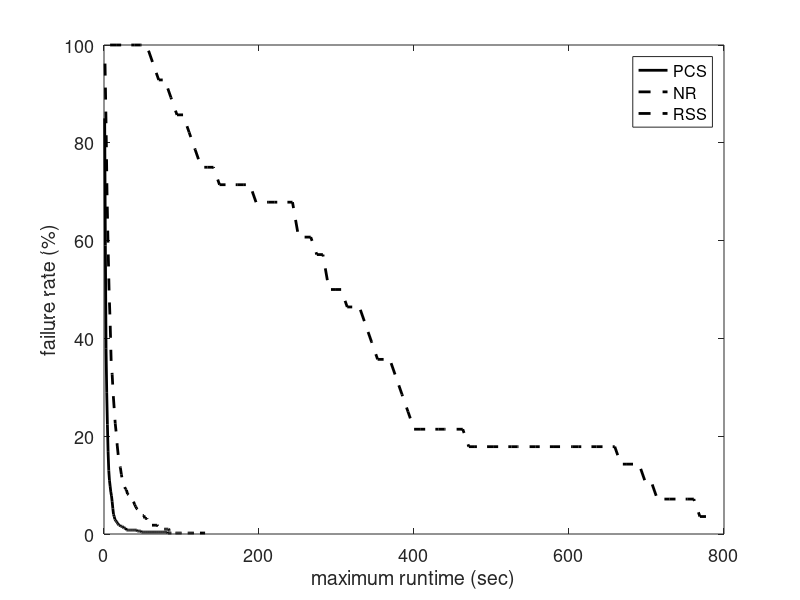

Reproduce this figure in MATLAB.

clear all
clc

d = 0.2;
%%
planners = {'BiRRT','RRT','SBL'};
plannerType = planners{1};
switch plannerType
    case 'BiRRT'
        D{1} = load('Benchmark_BiRRT_PCS.txt'); 
        D{2} = load('Benchmark_BiRRT_GD.txt');
        D{3} = load('Benchmark_BiRRT_SG.txt');
        D{1} = [0.2*ones(size(D{1},1),1) D{1}];
        D{2} = [0.2*ones(size(D{2},1),1) D{2}];
        D{3} = [0.2*ones(size(D{3},1),1) D{3}];
        D{1} = D{1}(D{1}(:,2)==1,:); 
        D{2} = D{2}(D{2}(:,2)==1,:); 
        D{3} = D{3}(D{3}(:,2)==1,:); 
    case 'RRT'
        D{1} = load('Benchmark_RRT_PCS.txt'); 
        D{2} = load('Benchmark_RRT_GD.txt');
        D{2} = load('Benchmark_RRT_SG.txt');
        D{1} = [0.2*ones(size(D{1},1),1) D{1}];
        D{2} = [0.2*ones(size(D{2},1),1) D{2}];
        D{2} = [0.2*ones(size(D{2},1),1) D{3}];
        D{1} = D{1}(D{1}(:,2)==1,:); 
        D{2} = D{2}(D{2}(:,2)==1,:); 
        D{3} = D{3}(D{3}(:,2)==1,:); 
    case 'SBL'
        D{1} = load('Benchmark_SBL_PCS.txt'); 
        D{2} = load('Benchmark_SBL_GD.txt');
        D{3} = load('Benchmark_SBL_SG.txt');
        D{1} = [0.2*ones(size(D{1},1),1) D{1}];
        D{2} = [0.2*ones(size(D{2},1),1) D{2}];
        D{3} = [0.2*ones(size(D{3},1),1) D{3}];
        D{1} = D{1}(D{1}(:,2)==1,:); 
        D{2} = D{2}(D{2}(:,2)==1,:); 
        D{3} = D{3}(D{3}(:,2)==1,:); 
end

%%
disp(['Results for ' plannerType ':']);

%%

for k = 1:size(D,2)
    
    suc = D{k}(:,2)==1;
    F(:,k) = mean(D{k});
    
    tmin(k) = F(4,k);
end

% clc
disp('-----------------------------------');
fprintf('         \t\tPCS\tNR\tRSS\n');
fprintf('Queries: \t\t%d\t%d\t%d\n', size(D{1},1), size(D{2},1), size(D{3},1));
fprintf('d =      \t\t%.1f\t%.1f\t%.1f\n', F(1,1), F(1,2), F(1,3));
fprintf('Avg. time (for d): \t%.2f\t%.2f\t%.2f \t(sec)\n', F(4,1), F(4,2), F(4,3));
fprintf('Min. time (for d): \t%.2f\t%.2f\t%.2f \t(sec)\n', min(D{1}(:,4)), min(D{2}(:,4)), min(D{3}(:,4)));
fprintf('Nodes in path:     \t%.1f\t%.1f\t%.1f\n', F(10,1), F(10,2), F(10,3));
fprintf('Nodes in trees:    \t%.1f\t%.1f\t%.1f\n', F(11,1), F(11,2), F(11,3));
disp('------------ Sampling -------------');
fprintf('Sampling time:    \t%.2f\t%.2f\t%.2f \t(sec)\n', F(15,1), F(15,2), F(15,3));
fprintf('Sampling count: \t%.1f\t%.1f\t%.1f \t(%%)\n', F(16,1)+F(17,1), F(16,2)+F(17,2), F(16,3)+F(17,3));
fprintf('Sampling success: \t%.2f\t%.2f\t%.2f \t(%%)\n', 100*F(16,1)/(F(16,1)+F(17,1)), 100*F(16,2)/(F(16,2)+F(17,2)), 100*F(16,3)/(F(16,3)+F(17,3)));
disp('------------ loc.-con. ------------');
fprintf('Loc.-con. time:    \t%.2f\t%.2f\t%.2f \t(sec)\n', F(12,1), F(12,2), F(12,3));
fprintf('Loc.-con. count:   \t%.2f\t%.2f\t%.2f \t\n', F(13,1), F(13,2), F(13,3));
fprintf('Loc.-con. success: \t%.2f\t%.2f\t%.2f \t(%%)\n', 100*F(14,1)/F(13,1), 100*F(14,2)/F(13,2), 100*F(14,3)/F(13,3));
disp('----------- Projection ------------');
fprintf('Proj. time:        \t%.2f\t%.2f\t%.2f \t(sec)\n', F(6,1), F(6,2), F(6,3));
fprintf('Proj. count:       \t%.2f\t%.2f\t%.2f \t\n', F(5,1), F(5,2), F(5,3));

%%
disp(' ');
fprintf('Speed-up (at d = %.1f):      %.2f\n', d, tmin(2)/tmin(1));

%%
%%
%%
% PCS
td = D{1}(:,4);
maxT = max(td);
T1 = linspace(0,maxT,100);
T1 = T1(2:end);
for i = 1:length(T1)
    sd = td < T1(i);
    md(i) = mean(td(sd));
    Md(i) = 1-sum(sd)/length(td);
end
%%
% GD
tg = D{2}(:,4);
maxT = max(tg);
T2 = linspace(0,maxT,100);
T2 = T2(2:end);
for i = 1:length(T2)
    sg = tg < T2(i);
    mg(i) = mean(tg(sg));
    Mg(i) = 1-sum(sg)/length(tg);
end

%%
% RSS
ts = D{3}(:,4);
maxT = max(ts);
T3 = linspace(0,maxT,100);
T3 = T3(2:end);
for i = 1:length(T3)
    ss = ts < T3(i);
    ms(i) = mean(ts(ss));
    Ms(i) = 1-sum(ss)/length(ts);
end

%%
h = figure(2);
clf
plot(T1,Md*100,'-k','linewidth',2);
hold on
plot(T2,Mg*100,'--k','linewidth',2);
plot(T3,Ms*100,'--k','linewidth',2);
hold off
xlabel('maximum runtime (sec)');
ylabel('failure rate (%)');
legend('PCS','NR','RSS');
% xlim([0 8]);%max([T1 T2])]);
% title(plannerType);
set(gca,'fontsize',13);
% set(h, 'Position', [100, 100, 800, 400]);
% print PCS_NR_runtime.eps -depsc -r200